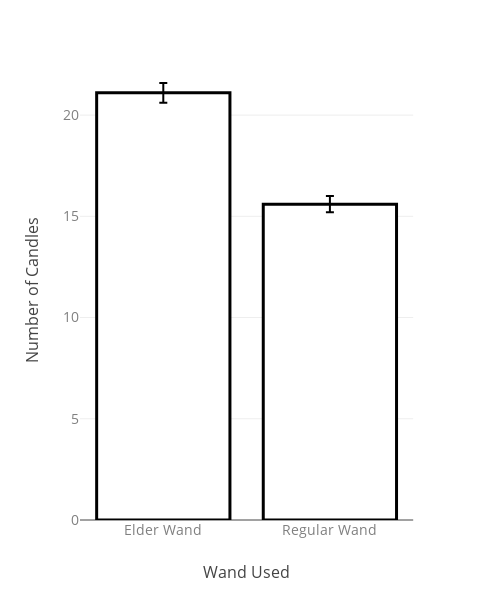

Source (notebook cell):
### Code cell
graph.show()

### Figure 1 — Plotly figure (JSON) as saved in the notebook; plotly's stock layout.template omitted (floating-point values rounded to 4 significant figures)
{"data": [{"alignmentgroup": "True", "error_x": {"array": [0.4861, 0.4]}, "error_y": {"array": [0.4861, 0.4]}, "hoverlabel": {"namelength": 0}, "hovertemplate": "Wand Used=%{x}<br>Number of Candles=%{y}", "legendgroup": "", "marker": {"color": "#FFF", "line": {"color": "#000000", "width": 3}}, "name": "", "offsetgroup": "", "orientation": "v", "showlegend": false, "textposition": "auto", "type": "bar", "x": ["Elder Wand", "Regular Wand"], "xaxis": "x", "y": [21.1, 15.6], "yaxis": "y"}], "layout": {"barmode": "relative", "height": 600, "legend": {"tracegroupgap": 0}, "margin": {"t": 60}, "width": 500, "xaxis": {"anchor": "y", "domain": [0, 0.98], "tickfont": {"color": "gray", "size": 14}, "title": {"font": {"size": 16}, "text": "Wand Used"}}, "yaxis": {"anchor": "x", "domain": [0, 1], "tickfont": {"color": "gray", "size": 14}, "title": {"font": {"size": 16}, "text": "Number of Candles"}}}}
